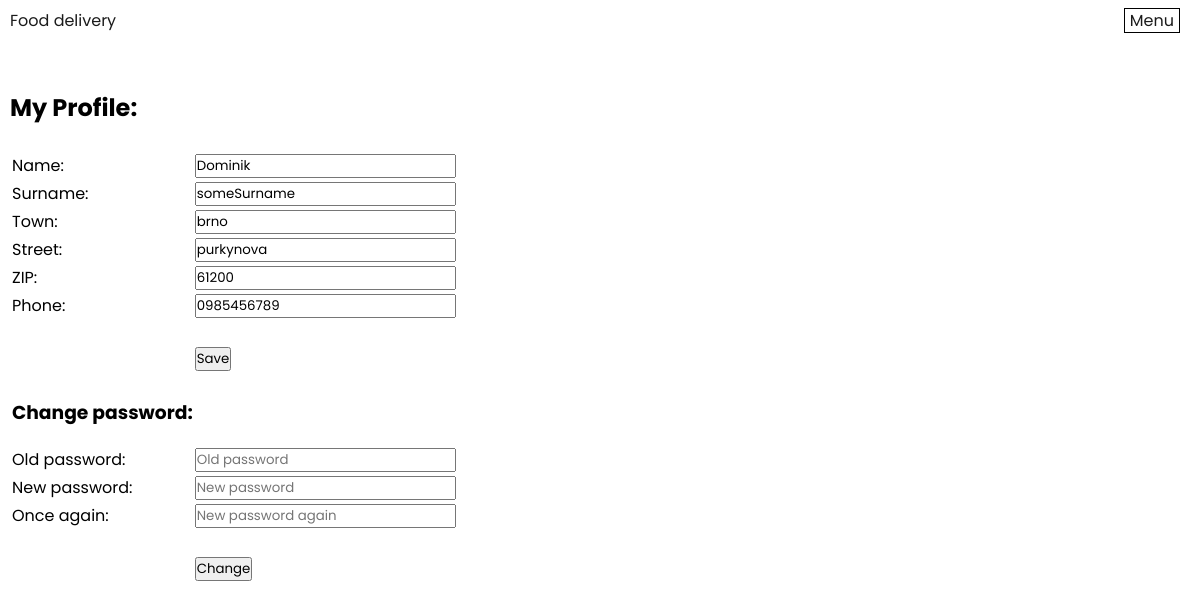
The page /myProfile.php (signed in) on the database its author committed.
### tables this page shows
CREATE TABLE person (
  personId INT AUTO_INCREMENT NOT NULL PRIMARY KEY,
  Name TINYTEXT,
  Surname TINYTEXT,
  Town TINYTEXT,
  Street TINYTEXT,
  ZIP INT,
  phoneNumber TINYTEXT,
  mail TINYTEXT,
  hashedPassword LONGTEXT,
  state ENUM("unregistered", "diner", "driver", "operator", "admin")
);

### myProfile.php (the view, shortened to what this page needs)
<?php
include "header.php";
$userData = $pdo->query("SELECT Name, Surname, Town, Street, ZIP, phoneNumber, hashedPassword FROM person WHERE personId = {$_SESSION["userId"]}")->fetch(PDO::FETCH_ASSOC);
?>
<div class="main-page-container">
    <h2>My Profile:</h2><br>
    <form action="#" method="post">
        <table>
            <tr>
                <td><label >Name: </label></td>
                <td><input type="text" value=
                    <?php echo "\"";
                    if(isset($userData["Name"])) {
                        echo $userData["Name"];
                    }
                    echo "\""; ?>
                    name="userName"  placeholder="Name" required></td>
            </tr>
            <tr>
                <td><label >Surname: </label></td>
                <td><input type="text" value=
                    <?php echo "\"";
                    if(isset($userData["Surname"])) {
                        echo $userData["Surname"];
                    }
                    echo "\""; ?>
                    name="userSurname"  placeholder="Surname" required></td>
            </tr>
            <tr>
                <td><label >Town: </label></td>
                <td><input type="text" value=
                    <?php echo "\"";
                    if(isset($userData["Town"])) {
                        echo $userData["Town"];
                    }
                    echo "\""; ?>
                    name="userTown"  placeholder="Town" required></td>
            </tr>
            <tr>
                <td><label >Street: </label</td>
                <td><input type="text" value=
                    <?php echo "\"";
                    if(isset($userData["Street"])) {
                        echo $userData["Street"];
                    }
                    echo "\""; ?>
                    name="userStreet"  placeholder="Street" required></td>
            </tr>
            <tr>
                <td><label>ZIP: </label></td>
                <td><input type="text" pattern="\d{5}" value=
                    <?php echo "\"";
                    if(isset($userData["ZIP"])) {
                        echo $userData["ZIP"];
                    }
                    echo "\""; ?>
                    name="userZIP"  placeholder="ZIP (Eg.: 61200)" required></td>
            </tr>
            <tr>
                <td><label >Phone: </label></td>
                <td><input type="tel" value=
                    <?php echo "\"";
                    if(isset($userData["phoneNumber"])) {
                        echo $userData["phoneNumber"];
                    }
                    echo "\""; ?>
                    name="userPhoneNumber"  placeholder="PhoneNumber" required></td>
            </tr>
            <tr style="text-align: left"><td></td><td style="padding-top: 25px; padding-bottom: 25px"><input  type="submit" name="changeProfile" value="Save" ></td></tr>
            <tr><td><h3>Change password:</h3></td></tr>
            <tr><td style="height:15px"></td></tr>
            <tr>
                <td><label >Old password:</label></td>
                <td><input type="password" name="userPassword" placeholder="Old password"></td>
            </tr>
            <tr>
                <td><label >New password:</label></td>
                <td><input type="password" name="newUserPassword" placeholder="New password"></td>
            </tr>
            <tr>
                <td><label >Once again:</label></td>
                <td><input type="password" name="newUserPasswordAgain" placeholder="New password again"></td>
            </tr>
            <tr style="text-align: left"><td></td><td style="padding-top: 25px; padding-bottom: 25px"><input  type="submit" name="changePassword" value="Change" ></td></tr>
        </table>
    </form>
</div>

### styles/style.css (style rules this page uses)
* { box-sizing: border-box; margin: 0; padding: 0; font-family: 'Poppins', sans-serif; }
.main-page-container { max-width: 1300px; margin: 0 auto; padding: 0 10px; position: relative; }

### rows shown on the page
person: userName "Dominik", userSurname "someSurname", userTown "brno", userStreet "purkynova", userZIP "61200", userPhoneNumber "0985456789"
